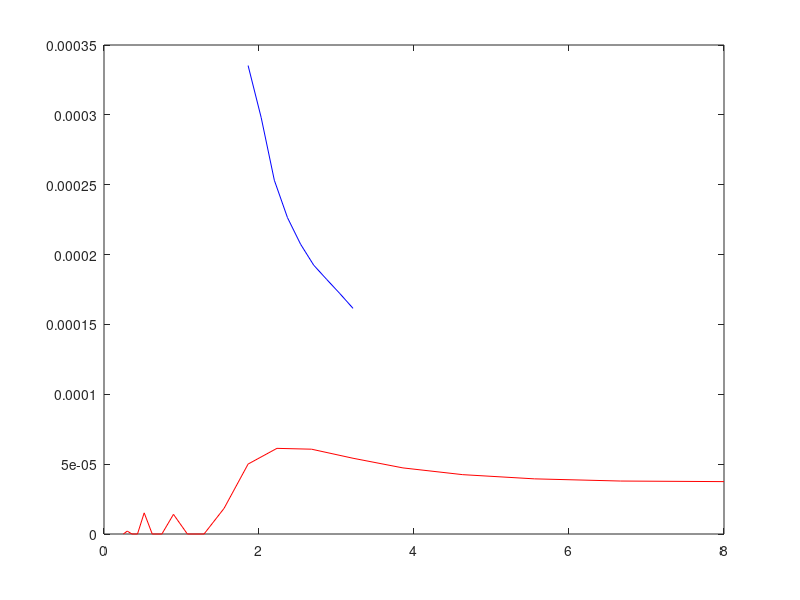

This chart was generated by the following MATLAB code:
% crn.m



scales = [8,6.427289812535059,5.163756791789619,4.148620177784768,3.333048025594178,2.6778082024489445,2.1513811724403653,1.728443786563211,1.3886511426146564,1.1156579177615438,0.8963320961378558,0.7201232687693795,0.57855511864136,0.46481767750420305,0.3734397404136213,0.30002567989452583,0.24104399948562383,0.193657455283332,0.15558657368300294,0.125];
scores = [0.000010907018300924604,0.00001976982620945875,0.0000375216089102165,0.00006336552261718805,0.00008731215785453433,0.00009099536423370463,0.00007028228690078286,0.00004824798998863985,0.00002883168779350887,0.00001996440318848043,0.00002741193502420626,0.000032516239455961785,0.00004819536532214453,0.00002302515951718279,0.00001442460129180612,0.000028559378189895276,0.000020986387371357757,0.00004468520018096834,0.00010432973019400599,0.00014901192215604572];


scales = [8,6.666096051188356,5.5546045704586255,4.628440949130878,3.8567039917699804,3.2136449062675294,2.6778082024489445,2.2313158355230875,1.8592707100168127,1.549259642266656,1.2909391979474047,1.0756905862201824,0.8963320961378558,0.7468794808272429,0.6223462947320118,0.518577522223096,0.43211094664080285,0.36006163438468974,0.30002567989452583,0.25];
scores = [0.000003970273507683516,0.000003687743351825436,0.000001836758460716598,0,0,0,0.000011643235516681173,0.00003710520861549996,0.00005363561781128416,0.0000481083678132967,0.00004172806178399252,0.00003982158945588514,0.000028950606339937053,0.000015442575054258466,0.000010593655193201565,0.000008861314277233405,0.000009945980149784817,0.00002925049354890551,0.00005504483379326296,0.00006601994819789995];




scales = [8,6.666096051188356,5.5546045704586255,4.628440949130878,3.8567039917699804,3.2136449062675294,2.6778082024489445,2.2313158355230875,1.8592707100168127,1.549259642266656,1.2909391979474047,1.0756905862201824,0.8963320961378558,0.7468794808272429,0.6223462947320118,0.518577522223096,0.43211094664080285,0.36006163438468974,0.30002567989452583,0.25];
scores = [0.000003970273507683516,0.000003687743351825436,0.000001836758460716598,0,0,0,0.000011643235516681173,0.00003710520861549996,0.00005363561781128416,0.0000481083678132967,0.00004172806178399252,0.00003982158945588514,0.000028950606339937053,0.000015442575054258466,0.000010593655193201565,0.000008861314277233405,0.000009945980149784817,0.00002925049354890551,0.00005504483379326296,0.00006601994819789995];

scales = [5.5546045704586255,4.628440949130878,3.8567039917699804,3.2136449062675294,2.6778082024489445,2.2313158355230875,1.8592707100168127,1.549259642266656,1.2909391979474047,1.0756905862201824,0.8963320961378558,0.7468794808272429,0.6223462947320118,0.518577522223096,0.43211094664080285,0.36006163438468974,0.30002567989452583,0.25];
scores = [0.000001836758460716598,0,0,0,0.000011643235516681173,0.00003710520861549996,0.00005363561781128416,0.0000481083678132967,0.00004172806178399252,0.00003982158945588514,0.000028950606339937053,0.000015442575054258466,0.000010593655193201565,0.000008861314277233405,0.000009945980149784817,0.00002925049354890551,0.00005504483379326296,0.00006601994819789995];




scales = [8,6.666096051188356,5.5546045704586255,4.628440949130878,3.8567039917699804,3.2136449062675294,2.6778082024489445,2.2313158355230875,1.8592707100168127,1.549259642266656,1.2909391979474047,1.0756905862201824,0.8963320961378558,0.7468794808272429,0.6223462947320118,0.518577522223096,0.43211094664080285,0.36006163438468974,0.30002567989452583,0.25];
scores = [0.00009443666567295498,0.00009360521843269466,0.00008003593112571444,0.00005785604921519059,0.00004405088300881512,0.00005858932356121198,0.00009528310658028284,0.00010580970700965997,0.000042417370578880676,0,0,0,0,0,0,0,0,0,0,0];

% RiftTest.js:1852 0.8272990538506074
scales1 = [8,6.666096051188356,5.5546045704586255,4.628440949130878,3.8567039917699804,3.2136449062675294,2.6778082024489445,2.2313158355230875,1.8592707100168127,1.549259642266656,1.2909391979474047,1.0756905862201824,0.8963320961378558,0.7468794808272429,0.6223462947320118,0.518577522223096,0.43211094664080285,0.36006163438468974,0.30002567989452583,0.25];
scores1 = [0.00010212786806783855,0.00010246214863133426,0.00008928041757838256,0.00006544791952298455,0.00004748142055580127,0.000057516800405672516,0.00009282045669789862,0.00010606901494851164,0.00004510718763480766,0,0,0,0,0,0,0,0,0,0,0];

% RiftTest.js:1852 0.8597875196087306
scales1 = [8,6.666096051188356,5.5546045704586255,4.628440949130878,3.8567039917699804,3.2136449062675294,2.6778082024489445,2.2313158355230875,1.8592707100168127,1.549259642266656,1.2909391979474047,1.0756905862201824,0.8963320961378558,0.7468794808272429,0.6223462947320118,0.518577522223096,0.43211094664080285,0.36006163438468974,0.30002567989452583,0.25];
scores1 = [0.0001078731923780553,0.00010897054361687665,0.00009621269615815416,0.00007150156627500014,0.00005062129370441595,0.00005702372881143435,0.0000908780347209428,0.00010638528806159809,0.000047639258861827247,0,0,0,0,0,0,0,0,0,0,0];

% RiftTest.js:1852 0.4052368141099358
scales2 = [8,6.666096051188356,5.5546045704586255,4.628440949130878,3.8567039917699804,3.2136449062675294,2.6778082024489445,2.2313158355230875,1.8592707100168127,1.549259642266656,1.2909391979474047,1.0756905862201824,0.8963320961378558,0.7468794808272429,0.6223462947320118,0.518577522223096,0.43211094664080285,0.36006163438468974,0.30002567989452583,0.25];
scores2 = [0.00010437039252009055,0.00011886136151862939,0.00013018710206428615,0.00013501743268575322,0.0001293417436590391,0.00011479301271099932,0.00010294889571255217,0.00010973166007010007,0.00013592402324721952,0.0001554338912401106,0.00014079258719826662,0.00010128794476170022,0.000053216711411538864,0,0,0,0,0,0,0];

% RiftTest.js:1852 0.8019110434482875


scales1 = [8,6.666096051188356,5.5546045704586255,4.628440949130878,3.8567039917699804,3.2136449062675294,2.6778082024489445,2.2313158355230875,1.8592707100168127,1.549259642266656,1.2909391979474047,1.0756905862201824,0.8963320961378558,0.7468794808272429,0.6223462947320118,0.518577522223096,0.43211094664080285,0.36006163438468974,0.30002567989452583,0.25];
scores1 = [0.00003749453079849121,0.0000379101552809732,0.00003947287646330324,0.00004248052642550628,0.00004731532052018499,0.000054210876376282095,0.00006070606300547985,0.0000613016518958856,0.0000500616327452419,0.000018359148759473454,0,0,0.00001406674669408546,0,0,0.000015131705966979199,0,0,0.0000020920035398454116,0];

scales2 = [3.2136449062675294,3.04434813173619,2.87505135720485,2.7057545826735105,2.536457808142171,2.3671610336108313,2.197864259079492,2.0285674845481525,1.8592707100168127];
scores2 = [0.00016148344307795356,0.00017202761134985724,0.00018211964075970567,0.00019243025255080004,0.0002074215604190642,0.00022647326240514862,0.00025319039992930645,0.0002979537620212141,0.00033529566814665106];






%hold off;
%plot(scales,scores,'r-');


hold off;
plot(scales1,scores1,'r-');
hold on;
plot(scales2,scores2,'b-');


